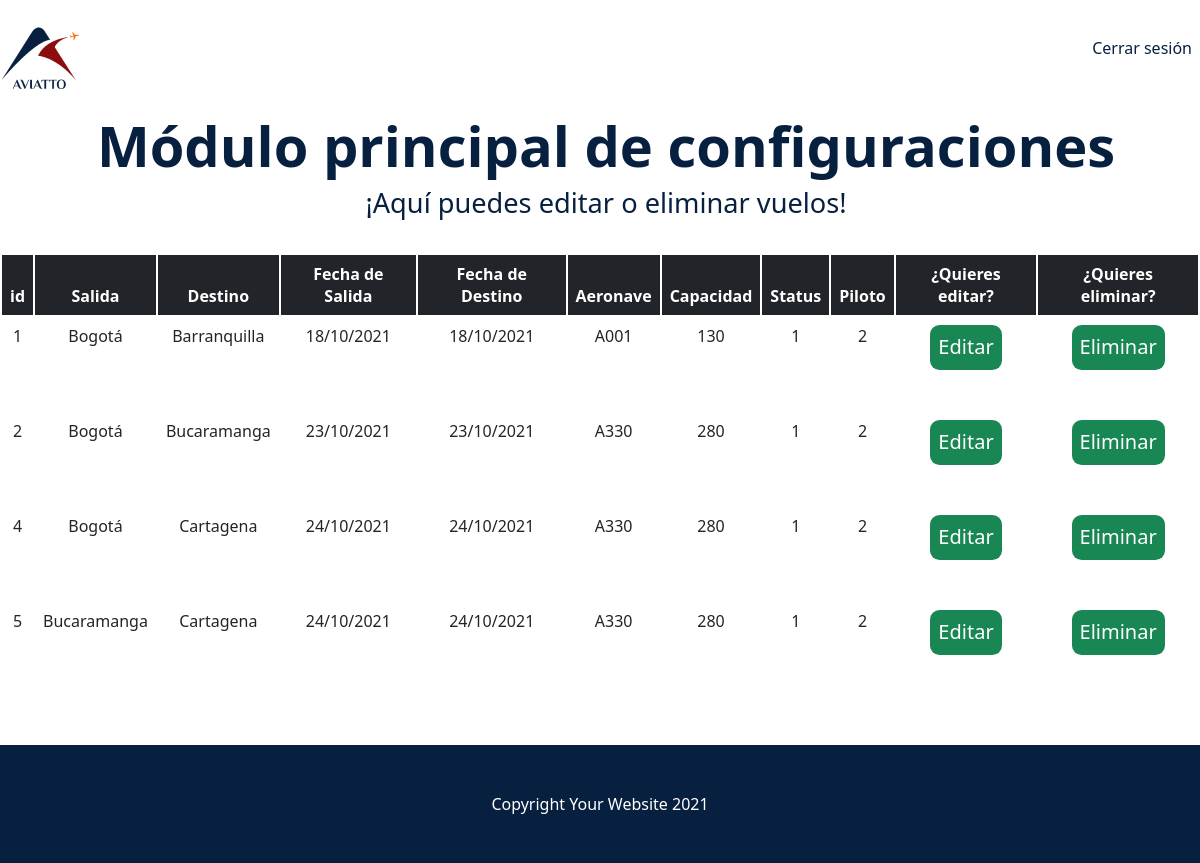
The page /flights on the database its author committed.
### tables this page shows
CREATE TABLE Flight(
id integer primary key autoincrement,
depature text(30) not null,
arrival text(30) not null,
depatureTime text(20) not null,
arrivalTime text(20) not null,
plane text(20) not null,
capacity integer not null,
idStatus integer not null,
idPerson integer not null
);

### app.py (the view)
@app.route('/flights')
def flights():
    sql = f'SELECT * FROM Flight'
    db = get_db()
    cursorObj = db.cursor()
    cursorObj.execute(sql)
    flight = cursorObj.fetchall()
    return render_template('flights.html', flight=flight)

### db.py (called while the page is built)
def get_db():
    try:
        if 'db' not in g:
            print('conectada')
            g.db = sqlite3.connect('database/aviatto.db')
        return g.db
    except Error:
        print(Error)

### templates/flights.html (shortened to what this page needs)
{% extends 'layout.html' %} {% block body %}
<link
  rel="stylesheet"
  href="https://use.fontawesome.com/releases/v5.3.1/css/all.css"
/>
<header class="bg-white">
  <div class="container px-7">
    <div class="row gx-5">
      <div class="col-lg-6">
        <div class="text-center">
          <h1 class="display-5 fw-bolder text-blue mb-2">
            Módulo principal de configuraciones
          </h1>
          <p class="lead text-blue mb-4">
            ¡Aquí puedes editar o eliminar vuelos!
          </p>
        </div>
      </div>
    </div>
  </div>
</header>
<div class="container">
    <div class="justify-content-center">
        <table class="table table-hover text-blue">
            <thead class="table-dark">
                <tr>
                    <th>id</th>
                    <th>Salida</th>
                    <th>Destino</th>
                    <th>Fecha de Salida</th>
                    <th>Fecha de Destino</th>
                    <th>Aeronave</th>
                    <th>Capacidad</th>
                    <th>Status</th>
                    <th>Piloto</th>
                    <th>¿Quieres editar?</th>
                    <th>¿Quieres eliminar?</th>
                </tr>
            </thead>
            <tbody>
                {% for f in flight %}
                <tr class="text-center">
                    <td>{{f[0]}}</td>
                    <td>{{f[1]}}</td>
                    <td>{{f[2]}}</td>
                    <td>{{f[3]}}</td>
                    <td>{{f[4]}}</td>
                    <td>{{f[5]}}</td>
                    <td>{{f[6]}}</td>
                    <td>{{f[7]}}</td>
                    <td>{{f[8]}}</td>
                    <td class="text-center"><a class="btn2 justify-content-center" href="{{ url_for('editFlight', id = f[0]) }}">Editar</a></td>
                    <td class="text-center"><a class="btn2 justify-content-center" href="{{ url_for('deleteFlight', id = f[0]) }}">Eliminar</a></td>
                </tr>
                {% endfor %}
            </tbody>
        </table>
    </div>
  </div>
  <footer class="py-5 bg-dark">
    <div class="container px-3"><p class="m-0 text-center text-white">Copyright Your Website 2021</p></div>
  </footer>
    {% endblock body %}

### static/css/styleu.css (style rules this page uses)
:root { --bs-white: #fff; --bs-dark: #072040; --Azul: #072040; --Rojo: #8c0d0d; --Naranja: #ff6700; --Gris: #666666; --bs-dark-rgb: #072040; --bs-white-rgb: 255, 255, 255; --bs-font-sans-serif: system-ui, -apple-system, "Segoe UI", Roboto, "Helvetica Neue", Arial, "Noto Sans", "Liberation Sans", sans-serif, "Apple Color Emoji", "Segoe UI Emoji", "Segoe UI Symbol", "Noto Color Emoji"; --bs-font-monospace: SFMono-Regular, Menlo, Monaco, Consolas, "Liberation Mono", "Courier New", monospace; --bs-gradient: linear-gradient( 180deg, rgba(255, 255, 255, 0.15), rgba(255, 255, 255, 0) ); --bs-body-font-family: var(--bs-font-sans-serif); --bs-body-font-size: 1rem; --bs-body-font-weight: 480; --bs-body-line-height: 1.5; --bs-body-color: #212529; --bs-body-bg: #fff; }
*, *::before, *::after { margin: 0; padding: 0; box-sizing: border-box; }
body { font-family: var(--bs-body-font-family); color: #fff; }
.btn2 { display: inline-block; line-height: 2; color: #fff; text-align: center; text-decoration: none; vertical-align: middle; cursor: pointer; -webkit-user-select: none; -moz-user-select: none; -ms-user-select: none; user-select: none; background-color: #198754; border-color: #198754; border: 1px solid transparent; padding: 1.5px 7px; font-size: 1.25rem; border-radius: 0.6rem; margin: 0 0 -1px; gap: 2rem; margin-bottom: 2rem; }
.btn2:before { font-family: var(--bs-body-font-family); font-weight: normal; margin-right: 10px; }
h6, .h6, h5, .h5, h4, .h4, h3, .h3, h2, .h2, h1, .h1 { margin-top: 0; margin-bottom: 0.5rem; font-weight: 500; line-height: 3; }
h1, .h1 { font-size: calc(1.375rem + 1.5vw); }
p { margin-top: 0; margin-bottom: 4rem; }
.bg-white { --bs-bg-opacity: 1; background-color: #fff; }
.bg-dark { --bs-bg-opacity: 1; background-color: #072040 !important; }
.container, .container-fluid, .container-xxl, .container-xl, .container-lg, .container-md, .container-sm { width: 100%; margin-right: auto; margin-left: auto; }
@media (min-width: 1200px) { .container-xl, .container-lg, .container-md, .container-sm, .container { max-width: 1200px; } }
.px-3 { padding-right: 1.5rem !important; padding-left: 1.5rem !important; }
.row { --bs-gutter-x: 1.5rem; --bs-gutter-y: 0; display: flex; flex-wrap: wrap; margin-top: calc(var(--bs-gutter-y) * -1); margin-right: calc(var(--bs-gutter-x) * -1); margin-left: calc(var(--bs-gutter-x) * -0.5); }
.row > * { flex-shrink: 0; width: 100%; max-width: 100%; padding-right: calc(var(--bs-gutter-x) * 0.5); padding-left: calc(var(--bs-gutter-x) * 0.5); margin-top: var(--bs-gutter-y); }
@media (min-width: 992px) { .col-lg-6 { width: 200%; } }
.text-center { text-align: center !important; }
.display-5 { font-size: calc(1.425rem + 2.1vw); font-weight: 500; line-height: 1.2; }
@media (min-width: 2rem) { .display-5 { font-size: 3.5rem; } }
.lead { font-size: 1.7rem; font-weight: 200; margin-bottom: 2rem; }
.m-0 { margin: 0 !important; }
.fw-bolder { font-weight: bolder !important; }
.text-blue { color: #072040; }
.text-white { color: #fff; }
.mb-2 { margin-bottom: 0.3rem !important; }
.mb-4 { margin-bottom: 2rem !important; }
.py-5 { padding-top: 3rem !important; padding-bottom: 3rem !important; }
.table { --bs-table-bg: transparent; --bs-table-accent-bg: transparent; --bs-table-striped-color: #212529; --bs-table-striped-bg: rgba(0, 0, 0, 0.05); --bs-table-active-color: #212529; --bs-table-active-bg: rgba(0, 0, 0, 0.1); --bs-table-hover-color: #212529; --bs-table-hover-bg: rgba(0, 0, 0, 0.075); width: 100%; margin-bottom: 3rem; color: #212529; vertical-align: top; border-color: #dee2e6; }
.table > :not(caption) > * > * { padding: 0.5rem 0.5rem; background-color: var(--bs-table-bg); border-bottom-width: 1px; box-shadow: inset 0 0 0 9999px var(--bs-table-accent-bg); }
.table > tbody { vertical-align: inherit; }
.table > thead { vertical-align: bottom; }
.table > :not(:last-child) > :last-child > * { border-bottom-color: currentColor; }
.table-dark { --bs-table-bg: #212529; --bs-table-striped-bg: #2c3034; --bs-table-striped-color: #fff; --bs-table-active-bg: #373b3e; --bs-table-active-color: #fff; --bs-table-hover-bg: #323539; --bs-table-hover-color: #fff; color: #fff; border-color: #373b3e; }

### rows shown on the page
Flight: id "1", depature "Bogotá", arrival "Barranquilla", depatureTime "18/10/2021", arrivalTime "18/10/2021", plane "A001", capacity "130", idStatus "1", idPerson "2"
Flight: id "2", depature "Bogotá", arrival "Bucaramanga", depatureTime "23/10/2021", arrivalTime "23/10/2021", plane "A330", capacity "280", idStatus "1", idPerson "2"
Flight: id "4", depature "Bogotá", arrival "Cartagena", depatureTime "24/10/2021", arrivalTime "24/10/2021", plane "A330", capacity "280", idStatus "1", idPerson "2"
Flight: id "5", depature "Bucaramanga", arrival "Cartagena", depatureTime "24/10/2021", arrivalTime "24/10/2021", plane "A330", capacity "280", idStatus "1", idPerson "2"
